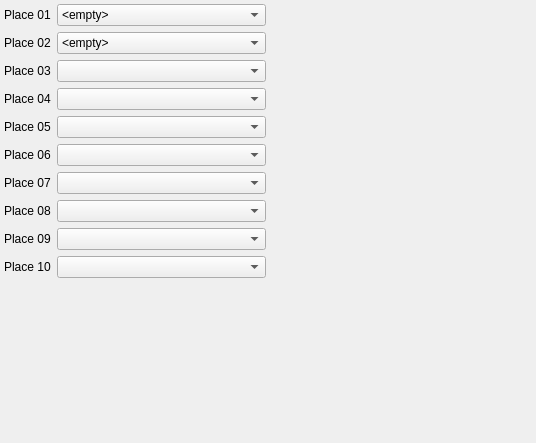
<?xml version="1.0" encoding="UTF-8"?>
<ui version="4.0">
 <class>GazeboJuggler</class>
 <widget class="QWidget" name="GazeboJuggler">
  <property name="geometry">
   <rect>
    <x>0</x>
    <y>0</y>
    <width>536</width>
    <height>443</height>
   </rect>
  </property>
  <property name="sizePolicy">
   <sizepolicy hsizetype="Minimum" vsizetype="Minimum">
    <horstretch>0</horstretch>
    <verstretch>0</verstretch>
   </sizepolicy>
  </property>
  <property name="windowTitle">
   <string>Gazebo Juggler</string>
  </property>
  <widget class="QWidget" name="wctrls" native="true">
   <property name="geometry">
    <rect>
     <x>4</x>
     <y>4</y>
     <width>262</width>
     <height>371</height>
    </rect>
   </property>
   <property name="sizePolicy">
    <sizepolicy hsizetype="Minimum" vsizetype="Minimum">
     <horstretch>0</horstretch>
     <verstretch>0</verstretch>
    </sizepolicy>
   </property>
   <layout class="QVBoxLayout" name="verticalLayout_2">
    <item>
     <layout class="QHBoxLayout" name="horzLayout01">
      <property name="sizeConstraint">
       <enum>QLayout::SetMinimumSize</enum>
      </property>
      <property name="leftMargin">
       <number>0</number>
      </property>
      <item>
       <widget class="QLabel" name="labelPlace01">
        <property name="text">
         <string>Place 01</string>
        </property>
       </widget>
      </item>
      <item>
       <widget class="QComboBox" name="cbxPlace01">
        <property name="sizePolicy">
         <sizepolicy hsizetype="Expanding" vsizetype="Fixed">
          <horstretch>0</horstretch>
          <verstretch>0</verstretch>
         </sizepolicy>
        </property>
        <property name="minimumSize">
         <size>
          <width>200</width>
          <height>0</height>
         </size>
        </property>
        <item>
         <property name="text">
          <string>&lt;empty&gt;</string>
         </property>
        </item>
        <item>
         <property name="text">
          <string>mug</string>
         </property>
        </item>
        <item>
         <property name="text">
          <string>pencil</string>
         </property>
        </item>
       </widget>
      </item>
     </layout>
    </item>
    <item>
     <layout class="QHBoxLayout" name="horzLayout02">
      <property name="sizeConstraint">
       <enum>QLayout::SetMinimumSize</enum>
      </property>
      <property name="leftMargin">
       <number>0</number>
      </property>
      <item>
       <widget class="QLabel" name="labelPlace02">
        <property name="text">
         <string>Place 02</string>
        </property>
       </widget>
      </item>
      <item>
       <widget class="QComboBox" name="cbxPlace02">
        <property name="sizePolicy">
         <sizepolicy hsizetype="Expanding" vsizetype="Fixed">
          <horstretch>0</horstretch>
          <verstretch>0</verstretch>
         </sizepolicy>
        </property>
        <property name="minimumSize">
         <size>
          <width>200</width>
          <height>0</height>
         </size>
        </property>
        <item>
         <property name="text">
          <string>&lt;empty&gt;</string>
         </property>
        </item>
        <item>
         <property name="text">
          <string>mug</string>
         </property>
        </item>
        <item>
         <property name="text">
          <string>pencil</string>
         </property>
        </item>
       </widget>
      </item>
     </layout>
    </item>
    <item>
     <layout class="QHBoxLayout" name="horzLayout03">
      <property name="sizeConstraint">
       <enum>QLayout::SetMinimumSize</enum>
      </property>
      <property name="leftMargin">
       <number>0</number>
      </property>
      <item>
       <widget class="QLabel" name="labelPlace03">
        <property name="text">
         <string>Place 03</string>
        </property>
       </widget>
      </item>
      <item>
       <widget class="QComboBox" name="cbxPlace03">
        <property name="sizePolicy">
         <sizepolicy hsizetype="Expanding" vsizetype="Fixed">
          <horstretch>0</horstretch>
          <verstretch>0</verstretch>
         </sizepolicy>
        </property>
        <property name="minimumSize">
         <size>
          <width>200</width>
          <height>0</height>
         </size>
        </property>
       </widget>
      </item>
     </layout>
    </item>
    <item>
     <layout class="QHBoxLayout" name="horzLayout04">
      <property name="sizeConstraint">
       <enum>QLayout::SetMinimumSize</enum>
      </property>
      <property name="leftMargin">
       <number>0</number>
      </property>
      <item>
       <widget class="QLabel" name="labelPlace04">
        <property name="text">
         <string>Place 04</string>
        </property>
       </widget>
      </item>
      <item>
       <widget class="QComboBox" name="cbxPlace04">
        <property name="sizePolicy">
         <sizepolicy hsizetype="Expanding" vsizetype="Fixed">
          <horstretch>0</horstretch>
          <verstretch>0</verstretch>
         </sizepolicy>
        </property>
        <property name="minimumSize">
         <size>
          <width>200</width>
          <height>0</height>
         </size>
        </property>
       </widget>
      </item>
     </layout>
    </item>
    <item>
     <layout class="QHBoxLayout" name="horzLayout05">
      <property name="sizeConstraint">
       <enum>QLayout::SetMinimumSize</enum>
      </property>
      <property name="leftMargin">
       <number>0</number>
      </property>
      <item>
       <widget class="QLabel" name="labelPlace05">
        <property name="text">
         <string>Place 05</string>
        </property>
       </widget>
      </item>
      <item>
       <widget class="QComboBox" name="cbxPlace05">
        <property name="sizePolicy">
         <sizepolicy hsizetype="Expanding" vsizetype="Fixed">
          <horstretch>0</horstretch>
          <verstretch>0</verstretch>
         </sizepolicy>
        </property>
        <property name="minimumSize">
         <size>
          <width>200</width>
          <height>0</height>
         </size>
        </property>
       </widget>
      </item>
     </layout>
    </item>
    <item>
     <layout class="QHBoxLayout" name="horzLayout06">
      <property name="sizeConstraint">
       <enum>QLayout::SetMinimumSize</enum>
      </property>
      <property name="leftMargin">
       <number>0</number>
      </property>
      <item>
       <widget class="QLabel" name="labelPlace06">
        <property name="text">
         <string>Place 06</string>
        </property>
       </widget>
      </item>
      <item>
       <widget class="QComboBox" name="cbxPlace06">
        <property name="sizePolicy">
         <sizepolicy hsizetype="Expanding" vsizetype="Fixed">
          <horstretch>0</horstretch>
          <verstretch>0</verstretch>
         </sizepolicy>
        </property>
        <property name="minimumSize">
         <size>
          <width>200</width>
          <height>0</height>
         </size>
        </property>
       </widget>
      </item>
     </layout>
    </item>
    <item>
     <layout class="QHBoxLayout" name="horzLayout07">
      <property name="sizeConstraint">
       <enum>QLayout::SetMinimumSize</enum>
      </property>
      <property name="leftMargin">
       <number>0</number>
      </property>
      <item>
       <widget class="QLabel" name="labelPlace07">
        <property name="text">
         <string>Place 07</string>
        </property>
       </widget>
      </item>
      <item>
       <widget class="QComboBox" name="cbxPlace07">
        <property name="sizePolicy">
         <sizepolicy hsizetype="Expanding" vsizetype="Fixed">
          <horstretch>0</horstretch>
          <verstretch>0</verstretch>
         </sizepolicy>
        </property>
        <property name="minimumSize">
         <size>
          <width>200</width>
          <height>0</height>
         </size>
        </property>
       </widget>
      </item>
     </layout>
    </item>
    <item>
     <layout class="QHBoxLayout" name="horzLayout08">
      <property name="sizeConstraint">
       <enum>QLayout::SetMinimumSize</enum>
      </property>
      <property name="leftMargin">
       <number>0</number>
      </property>
      <item>
       <widget class="QLabel" name="labelPlace08">
        <property name="text">
         <string>Place 08</string>
        </property>
       </widget>
      </item>
      <item>
       <widget class="QComboBox" name="cbxPlace08">
        <property name="sizePolicy">
         <sizepolicy hsizetype="Expanding" vsizetype="Fixed">
          <horstretch>0</horstretch>
          <verstretch>0</verstretch>
         </sizepolicy>
        </property>
        <property name="minimumSize">
         <size>
          <width>200</width>
          <height>0</height>
         </size>
        </property>
       </widget>
      </item>
     </layout>
    </item>
    <item>
     <layout class="QHBoxLayout" name="horzLayout09">
      <property name="sizeConstraint">
       <enum>QLayout::SetMinimumSize</enum>
      </property>
      <property name="leftMargin">
       <number>0</number>
      </property>
      <item>
       <widget class="QLabel" name="labelPlace09">
        <property name="text">
         <string>Place 09</string>
        </property>
       </widget>
      </item>
      <item>
       <widget class="QComboBox" name="cbxPlace09">
        <property name="sizePolicy">
         <sizepolicy hsizetype="Expanding" vsizetype="Fixed">
          <horstretch>0</horstretch>
          <verstretch>0</verstretch>
         </sizepolicy>
        </property>
        <property name="minimumSize">
         <size>
          <width>200</width>
          <height>0</height>
         </size>
        </property>
       </widget>
      </item>
     </layout>
    </item>
    <item>
     <layout class="QHBoxLayout" name="horzLayout10">
      <property name="sizeConstraint">
       <enum>QLayout::SetMinimumSize</enum>
      </property>
      <property name="leftMargin">
       <number>0</number>
      </property>
      <item>
       <widget class="QLabel" name="labelPlace10">
        <property name="text">
         <string>Place 10</string>
        </property>
       </widget>
      </item>
      <item>
       <widget class="QComboBox" name="cbxPlace10">
        <property name="sizePolicy">
         <sizepolicy hsizetype="Expanding" vsizetype="Fixed">
          <horstretch>0</horstretch>
          <verstretch>0</verstretch>
         </sizepolicy>
        </property>
        <property name="minimumSize">
         <size>
          <width>200</width>
          <height>0</height>
         </size>
        </property>
       </widget>
      </item>
     </layout>
    </item>
    <item>
     <spacer name="verticalSpacer_2">
      <property name="orientation">
       <enum>Qt::Vertical</enum>
      </property>
      <property name="sizeHint" stdset="0">
       <size>
        <width>20</width>
        <height>51</height>
       </size>
      </property>
     </spacer>
    </item>
   </layout>
  </widget>
 </widget>
 <resources/>
 <connections/>
</ui>
